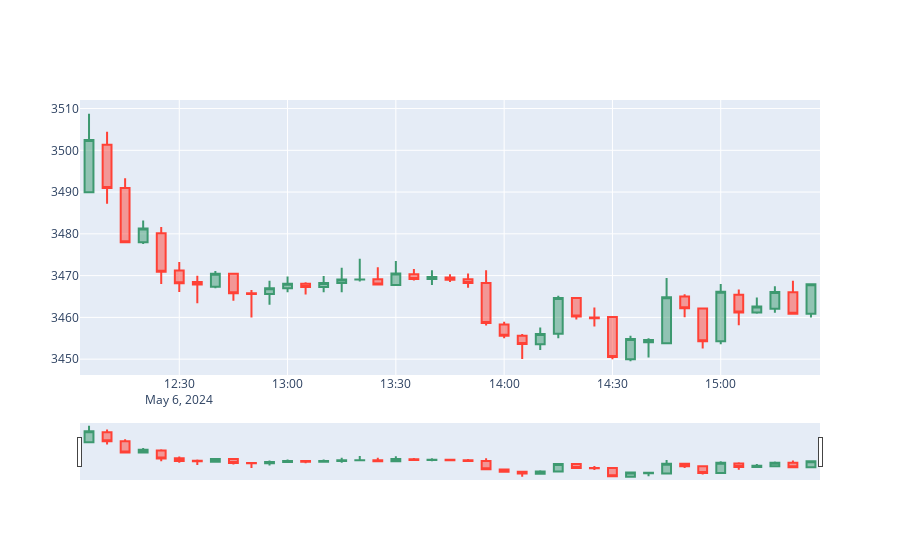

Notebook code cell kept with this figure:
### Code cell
import plotly.graph_objects as go

# Specify the date you want to visualize
desired_date = '2024-05-06'  # Change this to the date you're interested in

# Filter data for the desired date
data_one_day = data[data['Datetime'].dt.date == pd.to_datetime(desired_date).date()]

# Plot candlestick chart for one day
fig = go.Figure(data=[go.Candlestick(x=data_one_day['Datetime'],
                open=data_one_day['Open'],
                high=data_one_day['High'],
                low=data_one_day['Low'],
                close=data_one_day['Close'])])


fig.show()
